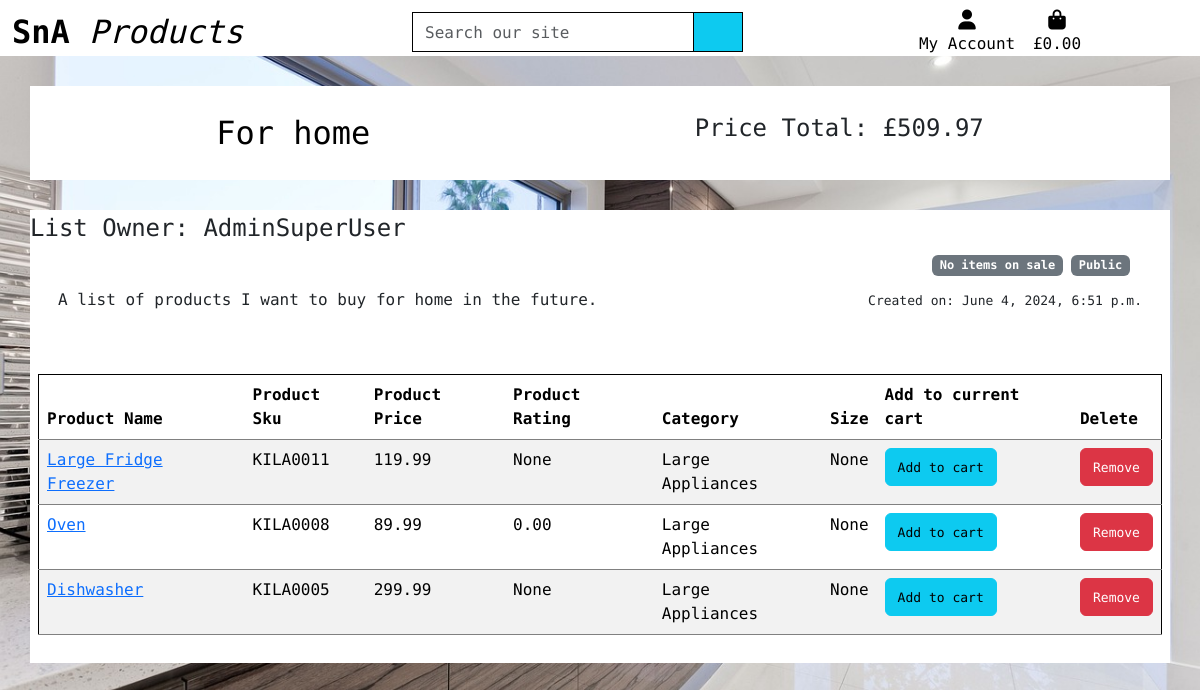
The app's page /list/1 with its own data.
### saved_products/models.py (models this page shows, shortened)
class SavedProductsList(models.Model):
    user = models.ForeignKey(UserProfile, on_delete=models.CASCADE, related_name='saved_items_list')
    name = models.CharField(max_length=100)
    description = models.TextField()
    visible = models.BooleanField(default=False)
    created_at = models.DateTimeField(auto_now_add=True)
    price_total = models.DecimalField(max_digits=10, decimal_places=2, default=0)
    item_on_sale = models.BooleanField(default=False)

class SavedProductsItem(models.Model):
    list = models.ForeignKey(SavedProductsList, null=False, blank=False, on_delete=models.CASCADE,
                             related_name='list_product')
    product = models.ForeignKey(Product, null=False, blank=False, on_delete=models.CASCADE)
    product_size = models.CharField(max_length=2, null=True, blank=True)  # XS, S, M, L, XL
    saved_products_item_price = models.DecimalField(max_digits=6, decimal_places=2, null=False, blank=False,
                                                    editable=False)

### profiles/models.py (models this page shows)
class UserProfile(models.Model):
    user = models.OneToOneField(User, on_delete=models.CASCADE)
    default_phone_number = models.CharField(max_length=20, null=True, blank=True)
    default_first_line_address = models.CharField(max_length=80, null=True, blank=True)
    default_second_line_address = models.CharField(max_length=80, null=True, blank=True)
    default_town_or_city = models.CharField(max_length=40, null=True, blank=True)
    default_county = models.CharField(max_length=80, null=True, blank=True)
    default_postcode = models.CharField(max_length=20, null=True, blank=True)
    default_country = CountryField(blank_label='Country', null=True, blank=True)
    def __str__(self):
        return self.user.username

### products/models.py (models this page shows, shortened)
class Product(models.Model):
    category = models.ForeignKey('Category', limit_choices_to={'type': 1},  null=True, blank=True,
                                 on_delete=models.SET_DEFAULT, default=18)
    sku = models.CharField(max_length=254, unique=True, editable=False)
    name = models.CharField(max_length=254)
    description = models.TextField()
    price = models.DecimalField(max_digits=6, decimal_places=2)
    rating = models.DecimalField(max_digits=6, decimal_places=2, null=True, blank=True)
    image = CloudinaryField('image', default='placeholder')
    has_sizes = models.BooleanField(null=True, blank=True, default=False)
    def get_category_name(self):
        return self.category.display_name

class Category(models.Model):
    class Meta:
        verbose_name_plural = 'Categories'
    parent = models.ForeignKey('self', related_name='children', on_delete=models.CASCADE, blank=True, null=True)
    name = models.CharField(max_length=254)
    display_name = models.CharField(max_length=254, null=True, blank=True)
    type = models.IntegerField(choices=CATEGORY_TYPE, editable=False)

### saved_products/views.py (the view)
# urls.py: path('<int:list_id>', views.list_detail, name='list_detail'),
def list_detail(request, list_id):
    saved_products_list = get_object_or_404(SavedProductsList, pk=list_id)
    saved_products_items = saved_products_list.list_product.all()
    if request.user.is_authenticated:
        user = request.user.userprofile.id
    else:
        user = None
    context = {
        'list': saved_products_list,
        'items': saved_products_items,
        'creator': saved_products_list.user,
        'user': user,
        'on_list_page': True,
    }
    if saved_products_list.visible:
        return render(request, 'saved_products/list_detail.html', context)
    else:
        if saved_products_list.user.id == request.user.userprofile.id:
            return render(request, 'saved_products/list_detail.html', context)
        else:
            messages.error(request, 'This list is private.')
            return redirect('products')

### saved_products/templates/saved_products/list_detail.html (shortened to what this page needs)
{% extends "base.html" %}
{% load crispy_forms_filters %}
{% load static %}
{% block content %}
    <div class="container-md floating_container d-flex justify-content-around px-4 py-1">
        <h2 class="m-4"><a href="{% url 'manage_products' %}" class="no-link-decoration">{{ list.name }}</a></h2>
        <h4 class="m-4"> Price Total: £{{ list.price_total }}</h4>
    </div>
    <div class="container-md floating_container py-1">
        {%  if user == creator.id %}
        <div class="d-flex justify-content-between">
            <a href="{% url 'edit_list' list.id %}" class="btn btn-info m-2">Edit List</a>
            <a href="{% url 'products' %}" class="btn btn-success m-2">Click to find some products to add.</a>
            <a href="{% url 'delete_list' list.id %}" class="btn btn-danger m-2">Delete List</a>
        </div>
        <hr>
        {% else %}
            <h4>List Owner: {{ creator }}</h4>
        {% endif %}
        <div class="row container">
            <div class="d-flex justify-content-end">
                {% if list.item_on_sale == true %}
                    <p class="badge text-bg-success m-1"> Item on sale</p>
                {% else %}
                    <p class="badge text-bg-secondary m-1"> No items on sale </p>
                {%  endif %}
                <p class="badge text-bg-secondary m-1">{%  if list.visible == True %} Public {% else %} Private {% endif %}</p>
            </div>
        </div>
        <div class="row product-container p-2 d-flex justify-content-between">
            <div class="col-12 container d-flex justify-content-between">
                <p class="text-center px-2">{{ list.description }}</p>
                <p class="text-center px-2"><small>Created on: {{ list.created_at }}</small></p>
            </div>
        </div>
        <div class="row product-container p-2">
            <div class="col-12 container floating_container">
                {% if list.list_product %}
                    <table class="table table-striped border-black">
                        <thead>
                            <tr>
                                <th scope="col">Product Name</th>
                                <th scope="col">Product Sku</th>
                                <th scope="col" class="d-none d-lg-table-cell">Product Price</th>
                                <th scope="col" class="d-none d-lg-table-cell">Product Rating</th>
                                <th scope="col" class="d-none d-lg-table-cell">Category</th>
                                <th scope="col" class="d-none d-lg-table-cell">Size</th>
                                <th scope="col">Add to current cart</th>
                                <th scope="col">Delete</th>
                            </tr>
                        </thead>
                    {% for item in items %}
                        <tr>
                            <td><a href="{% url 'product_detail' item.product.id %}">{{ item.product.name }}</a></td>
                            <td>{{ item.product.sku }}</td>
                            <td class="d-none d-lg-table-cell">{{ item.saved_products_item_price }}</td>
                            <td class="d-none d-lg-table-cell">{{ item.product.rating }}</td>
                            <td class="d-none d-lg-table-cell">{{ item.product.get_category_name }}</td>
                            <td class="d-none d-lg-table-cell">{{ item.product_size }}</td>
                            <td><button class="btn btn-info btn-modal" id="{{ item.product.id }}" data-bs-toggle="modal" data-bs-target="#addToCartModal-{{ item.product.id }}"><small>Add to cart</small></button></td>
                            <td><button class="remove-button btn btn-danger" id="remove_{{ item.product.id }}" data-csrf_token="{{ csrf_token }}"><small>Remove</small></button></td>
                        </tr>
                    {% endfor %}
                    </table>
                {% else %}
                    <h2>No products in this list</h2>
                    <a class="btn btn-info" href="{%  url 'products' %}">Click to find products for this list</a>
                {%  endif %}
            </div>
        </div>
    </div>
{% endblock content %}

### static/css/style.css (style rules this page uses)
* { max-width: 100vw; }
html { height: 100%; }
body { background: url('/media/background-image.jpg') no-repeat center center fixed; background-size: cover; height: calc(100vh - 164px); font-family: "Encode Sans Expanded", sans-serif; font-weight: 400; font-style: normal; width: 100vw; }
.border-black { border: 1px solid black !important; }
small { font-size: small; }
.product-container { width: 100%; justify-content: space-between; margin-left: unset; }
tr { border-bottom: gray 1px solid; }
.no-link-decoration { text-decoration: none; color: black; }
.floating_container { background: #fff; margin-top: 30px; padding: unset; }

### records on screen
SavedProductsList: name "For home", price_total "509.97", description "A list of products I want to buy for home in the future.", created_at "June 4, 2024, 6:51 p.m."
UserProfile: user.username "AdminSuperUser"
SavedProductsItem: product.name "Large Fridge Freezer", product.sku "KILA0011", saved_products_item_price "119.99", product.rating "None", product.get_category_name "Large Appliances", product_size "None"
SavedProductsItem: product.name "Oven", product.sku "KILA0008", saved_products_item_price "89.99", product.rating "0.00", product.get_category_name "Large Appliances", product_size "None"
SavedProductsItem: product.name "Dishwasher", product.sku "KILA0005", saved_products_item_price "299.99", product.rating "None", product.get_category_name "Large Appliances", product_size "None"
